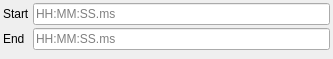
<?xml version="1.0" encoding="UTF-8"?>
<ui version="4.0">
 <class>BlockTimeRange</class>
 <widget class="QWidget" name="BlockTimeRange">
  <property name="geometry">
   <rect>
    <x>0</x>
    <y>0</y>
    <width>333</width>
    <height>59</height>
   </rect>
  </property>
  <property name="windowTitle">
   <string>Form</string>
  </property>
  <layout class="QFormLayout" name="formLayout">
   <property name="horizontalSpacing">
    <number>3</number>
   </property>
   <property name="verticalSpacing">
    <number>3</number>
   </property>
   <property name="leftMargin">
    <number>3</number>
   </property>
   <property name="topMargin">
    <number>3</number>
   </property>
   <property name="rightMargin">
    <number>3</number>
   </property>
   <property name="bottomMargin">
    <number>3</number>
   </property>
   <item row="0" column="0">
    <widget class="QLabel" name="label">
     <property name="text">
      <string>Start</string>
     </property>
    </widget>
   </item>
   <item row="0" column="1">
    <widget class="QLineEdit" name="inEdit">
     <property name="toolTip">
      <string>HH:MM:SS.ms</string>
     </property>
     <property name="inputMask">
      <string/>
     </property>
     <property name="text">
      <string/>
     </property>
     <property name="placeholderText">
      <string>HH:MM:SS.ms</string>
     </property>
    </widget>
   </item>
   <item row="1" column="0">
    <widget class="QLabel" name="label_2">
     <property name="text">
      <string>End</string>
     </property>
    </widget>
   </item>
   <item row="1" column="1">
    <widget class="QLineEdit" name="outEdit">
     <property name="toolTip">
      <string>HH:MM:SS.ms</string>
     </property>
     <property name="placeholderText">
      <string>HH:MM:SS.ms</string>
     </property>
    </widget>
   </item>
  </layout>
 </widget>
 <resources/>
 <connections/>
</ui>
